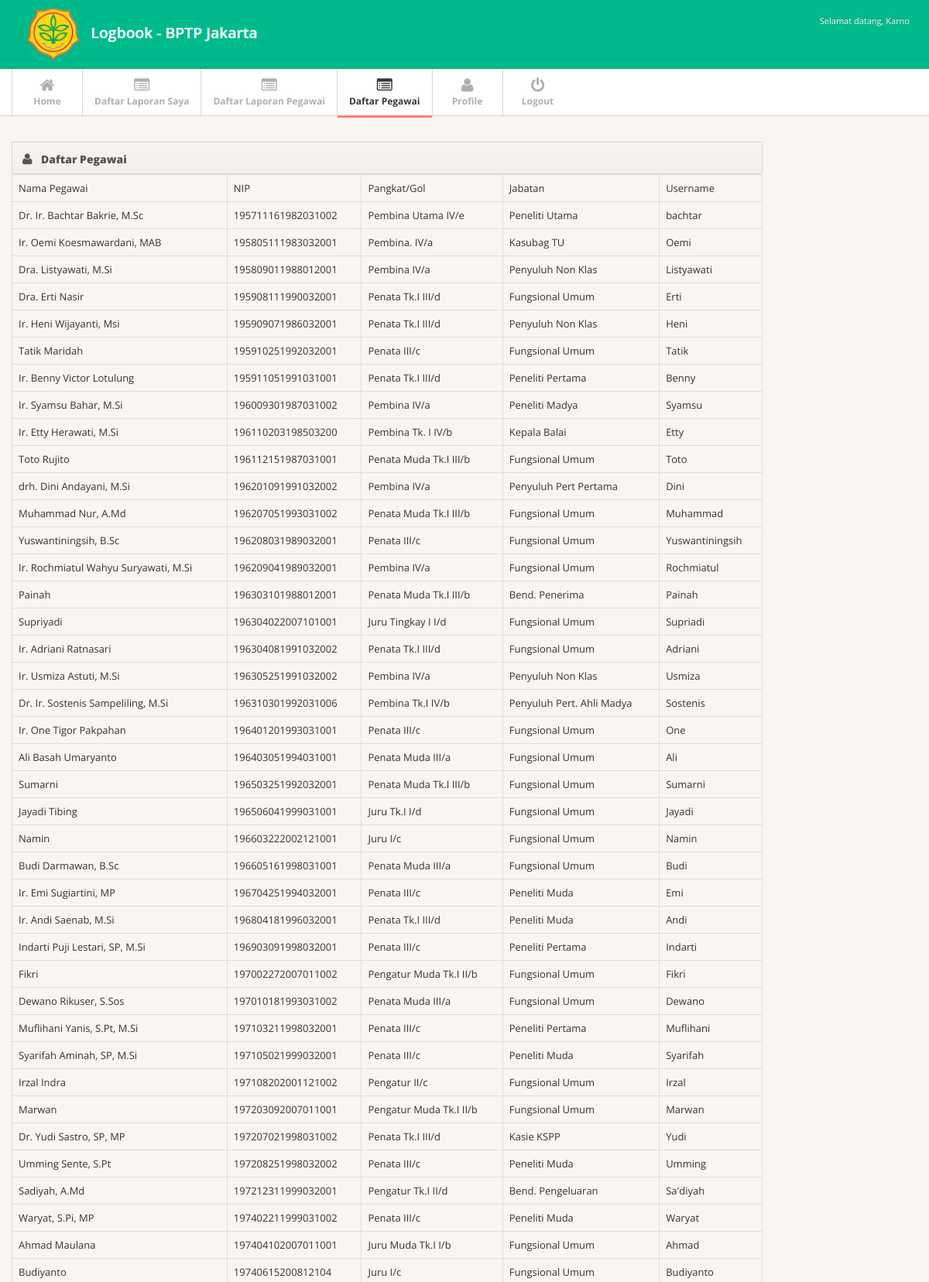
The page /level/superadmin/daftar-pegawai.php (signed in, upper part) on the database its author committed.
### tables this page shows
CREATE TABLE IF NOT EXISTS `user` (
  `nama` varchar(40) NOT NULL,
  `nip` varchar(18) NOT NULL,
  `pangkat` varchar(25) NOT NULL,
  `jabatan` varchar(25) NOT NULL,
  `username` varchar(15) NOT NULL,
  `password` varchar(10) NOT NULL,
  `role` varchar(11) NOT NULL
);

### level/superadmin/daftar-pegawai.php (the view, shortened to what this page needs)
<?php
include "../../config/connect.php";
?>
<!DOCTYPE html>
<html lang="en">
<head>
<link href="../../assets/css/bootstrap.min.css" rel="stylesheet">
<link href="../../assets/css/bootstrap-responsive.min.css" rel="stylesheet">
<link href="../../assets/css/font-awesome.css" rel="stylesheet">
<link href="../../assets/css/style.css" rel="stylesheet">
<link href="../../assets/css/pages/dashboard.css" rel="stylesheet">
</head>
<body>
<?php
include "header-after-login.php";
?>
<div class="subnavbar">
  <div class="subnavbar-inner">
    <div class="container">
      <ul class="mainnav">
	  <li><a href="index.php"><i class="icon-home"></i><span>Home</span> </a> </li>
	  <li><a href="report.php"><i class="icon-list-alt"></i><span>Daftar Laporan Saya</span> </a> </li>
	  <li><a href="report-pegawai.php?sort=all"><i class="icon-list-alt"></i><span>Daftar Laporan Pegawai</span> </a> </li>
	  <li class="active"><a href="daftar-pegawai.php"><i class="icon-list-alt"></i><span>Daftar Pegawai</span> </a> </li>
      <li><a href="profile.php"><i class="icon-user"></i><span>Profile</span> </a> </li>
      <li class="nav navbar-nav navbar-right"><a href="logout.php"><i class="icon-off"></i><span>Logout</span> </a> </li>
    </div>
  </div>
</div>
<div class="main">
  <div class="main-inner">
    <div class="container">
	 <div class="row">
        <div class="span10">
          <div class="widget widget-nopad">
            <div class="widget-header"> <i class="icon-user"></i>
              <h3> Daftar Pegawai</h3>
            </div>
<div class="table-responsives">
<table class="table table-bordered">
        <tr>
			<td>Nama Pegawai</td>
            <td>NIP</td>
			<td>Pangkat/Gol</td>
			<td>Jabatan</td>
            <td>Username</td>
		</tr>
    <?php
			$query1 ="select * from user ";
			$data1 = mysqli_query($con,$query1);
    while ($fetch = mysqli_fetch_array($data1)) {
	?>
        <tr>
            <td><?php echo $fetch['nama']; ?></td>
			<td><?php echo $fetch['nip']; ?></</td>
			<td><?php echo $fetch['pangkat']; ?></td>
            <td><?php echo $fetch['jabatan']; ?></td>
			<td><?php echo $fetch['username']; ?></td>
        </tr>
    <?php
    }
    ?>
</table>
          </div>
        </div>
      </div>
		</div>
    </div>
  </div>
</div>
</body>
</html>

### assets/css/style.css (style rules this page uses)
body { background: #f9f6f1; font: 13px/1.7em 'Open Sans'; }
.table td { vertical-align: middle; }
.subnavbar { margin-bottom: 2.5em; }
.subnavbar-inner { height: 60px; background: #fff; border-bottom: 1px solid #d6d6d6; }
.subnavbar .container > ul { display: inline-block; height: 80px; padding: 0; margin: 0; }
.subnavbar .container > ul > li { float: left; min-width: 90px; height: 60px; padding: 0; margin: 0; text-align: center; list-style: none; border-left: 1px solid #d9d9d9; }
.subnavbar .container > ul > li > a { display: block; height: 100%; padding: 0 15px; font-size: 12px; font-weight: bold; color: #b2afaa; }
.subnavbar .container > ul > li > a > i { display: inline-block; width: 24px; height: 24px; margin-top: 11px; margin-bottom: -3px; font-size: 20px; }
.subnavbar .container > ul > li > a > span { display: block; }
.subnavbar .container > ul > li.active > a { border-bottom:3px solid #ff7f74; color: #383838; }
.main { padding-bottom: 2em; border-bottom: 1px solid #000; }
.widget { position: relative; clear: both; width: auto; margin-bottom: 2em; overflow: hidden; }
.widget-header { position: relative; height: 40px; line-height: 40px; background: #f9f6f1; background:-moz-linear-gradient(top, #f9f6f1 0%, #f2efea 100%); background:-webkit-gradient(linear, left top, left bottom, color-stop(0%,#f9f6f1), color-stop(100%,#f2efea)); background:-webkit-linear-gradient(top, #f9f6f1 0%,#f2efea 100%); background:-o-linear-gradient(top, #f9f6f1 0%,#f2efea 100%); background:-ms-linear-gradient(top, #f9f6f1 0%,#f2efea 100%); background:linear-gradient(top, #f9f6f1 0%,#f2efea 100%); filter: progid:DXImageTransform.Microsoft.gradient(startColorstr='#f9f6f1', endColorstr='#f2efea'); -ms-filter: "progid:DXImageTransform.Microsoft.gradient(startColorstr='#f9f6f1', endColorstr='#f2efea')"; border: 1px solid #d6d6d6; -webkit-background-clip: padding-box; }
.widget-header h3 { position: relative; top: 2px; left: 10px; display: inline-block; margin-right: 3em; font-size: 14px; font-weight: 800; color: #525252; line-height: 18px; text-shadow: 1px 1px 2px rgba(255,255,255,.5); }
.widget-header [class^="icon-"], .widget-header [class*=" icon-"] { display: inline-block; margin-left: 13px; margin-right: -2px; font-size: 16px; color: #555; vertical-align: middle; }

### rows shown on the page
user: nama "Dr. Ir. Bachtar Bakrie, M.Sc", nip "195711161982031002", pangkat "Pembina Utama IV/e", jabatan "Peneliti Utama", username "bachtar"
user: nama "Ir. Oemi Koesmawardani, MAB", nip "195805111983032001", pangkat "Pembina. IV/a", jabatan "Kasubag TU", username "Oemi"
user: nama "Dra. Listyawati, M.Si", nip "195809011988012001", pangkat "Pembina IV/a", jabatan "Penyuluh Non Klas", username "Listyawati"
user: nama "Dra. Erti Nasir", nip "195908111990032001", pangkat "Penata Tk.I III/d", jabatan "Fungsional Umum", username "Erti"
user: nama "Ir. Heni Wijayanti, Msi", nip "195909071986032001", pangkat "Penata Tk.I III/d", jabatan "Penyuluh Non Klas", username "Heni"
user: nama "Tatik Maridah", nip "195910251992032001", pangkat "Penata III/c", jabatan "Fungsional Umum", username "Tatik"
user: nama "Ir. Benny Victor Lotulung", nip "195911051991031001", pangkat "Penata Tk.I III/d", jabatan "Peneliti Pertama", username "Benny"
user: nama "Ir. Syamsu Bahar, M.Si", nip "196009301987031002", pangkat "Pembina IV/a", jabatan "Peneliti Madya", username "Syamsu"
user: nama "Ir. Etty Herawati, M.Si", nip "196110203198503200", pangkat "Pembina Tk. I IV/b", jabatan "Kepala Balai", username "Etty"
user: nama "Toto Rujito", nip "196112151987031001", pangkat "Penata Muda Tk.I III/b", jabatan "Fungsional Umum", username "Toto"
user: nama "drh. Dini Andayani, M.Si", nip "196201091991032002", pangkat "Pembina IV/a", jabatan "Penyuluh Pert Pertama", username "Dini"
user: nama "Muhammad Nur, A.Md", nip "196207051993031002", pangkat "Penata Muda Tk.I III/b", jabatan "Fungsional Umum", username "Muhammad"
user: nama "Yuswantiningsih, B.Sc", nip "196208031989032001", pangkat "Penata III/c", jabatan "Fungsional Umum", username "Yuswantiningsih"
user: nama "Ir. Rochmiatul Wahyu Suryawati, M.Si", nip "196209041989032001", pangkat "Pembina IV/a", jabatan "Fungsional Umum", username "Rochmiatul"
user: nama "Painah", nip "196303101988012001", pangkat "Penata Muda Tk.I III/b", jabatan "Bend. Penerima", username "Painah"
user: nama "Supriyadi", nip "196304022007101001", pangkat "Juru Tingkay I I/d", jabatan "Fungsional Umum", username "Supriadi"
user: nama "Ir. Adriani Ratnasari", nip "196304081991032002", pangkat "Penata Tk.I III/d", jabatan "Fungsional Umum", username "Adriani"
user: nama "Ir. Usmiza Astuti, M.Si", nip "196305251991032002", pangkat "Pembina IV/a", jabatan "Penyuluh Non Klas", username "Usmiza"
user: nama "Dr. Ir. Sostenis Sampeliling, M.Si", nip "196310301992031006", pangkat "Pembina Tk.I IV/b", jabatan "Penyuluh Pert. Ahli Madya", username "Sostenis"
user: nama "Ir. One Tigor Pakpahan", nip "196401201993031001", pangkat "Penata III/c", jabatan "Fungsional Umum", username "One"
user: nama "Ali Basah Umaryanto", nip "196403051994031001", pangkat "Penata Muda III/a", jabatan "Fungsional Umum", username "Ali"
user: nama "Sumarni", nip "196503251992032001", pangkat "Penata Muda Tk.I III/b", jabatan "Fungsional Umum", username "Sumarni"
user: nama "Jayadi Tibing", nip "196506041999031001", pangkat "Juru Tk.I I/d", jabatan "Fungsional Umum", username "Jayadi"
user: nama "Namin", nip "196603222002121001", pangkat "Juru I/c", jabatan "Fungsional Umum", username "Namin"
user: nama "Budi Darmawan, B.Sc", nip "196605161998031001", pangkat "Penata Muda III/a", jabatan "Fungsional Umum", username "Budi"
user: nama "Ir. Emi Sugiartini, MP", nip "196704251994032001", pangkat "Penata III/c", jabatan "Peneliti Muda", username "Emi"
user: nama "Ir. Andi Saenab, M.Si", nip "196804181996032001", pangkat "Penata Tk.I III/d", jabatan "Peneliti Muda", username "Andi"
user: nama "Indarti Puji Lestari, SP, M.Si", nip "196903091998032001", pangkat "Penata III/c", jabatan "Peneliti Pertama", username "Indarti"
user: nama "Fikri", nip "197002272007011002", pangkat "Pengatur Muda Tk.I II/b", jabatan "Fungsional Umum", username "Fikri"
user: nama "Dewano Rikuser, S.Sos", nip "197010181993031002", pangkat "Penata Muda III/a", jabatan "Fungsional Umum", username "Dewano"
user: nama "Muflihani Yanis, S.Pt, M.Si", nip "197103211998032001", pangkat "Penata III/c", jabatan "Peneliti Pertama", username "Muflihani"
user: nama "Syarifah Aminah, SP, M.Si", nip "197105021999032001", pangkat "Penata III/c", jabatan "Peneliti Muda", username "Syarifah"
user: nama "Irzal Indra", nip "197108202001121002", pangkat "Pengatur II/c", jabatan "Fungsional Umum", username "Irzal"
user: nama "Marwan", nip "197203092007011001", pangkat "Pengatur Muda Tk.I II/b", jabatan "Fungsional Umum", username "Marwan"
user: nama "Dr. Yudi Sastro, SP, MP", nip "197207021998031002", pangkat "Penata Tk.I III/d", jabatan "Kasie KSPP", username "Yudi"
user: nama "Umming Sente, S.Pt", nip "197208251998032002", pangkat "Penata III/c", jabatan "Peneliti Muda", username "Umming"
user: nama "Sadiyah, A.Md", nip "197212311999032001", pangkat "Pengatur Tk.I II/d", jabatan "Bend. Pengeluaran", username "Sa'diyah"
user: nama "Waryat, S.Pi, MP", nip "197402211999031002", pangkat "Penata III/c", jabatan "Peneliti Muda", username "Waryat"
user: nama "Ahmad Maulana", nip "197404102007011001", pangkat "Juru Muda Tk.I I/b", jabatan "Fungsional Umum", username "Ahmad"
user: nama "Budiyanto", nip "19740615200812104", pangkat "Juru I/c", jabatan "Fungsional Umum", username "Budiyanto"

### other values the page prints
$_SESSION['userid'] "Karno"
